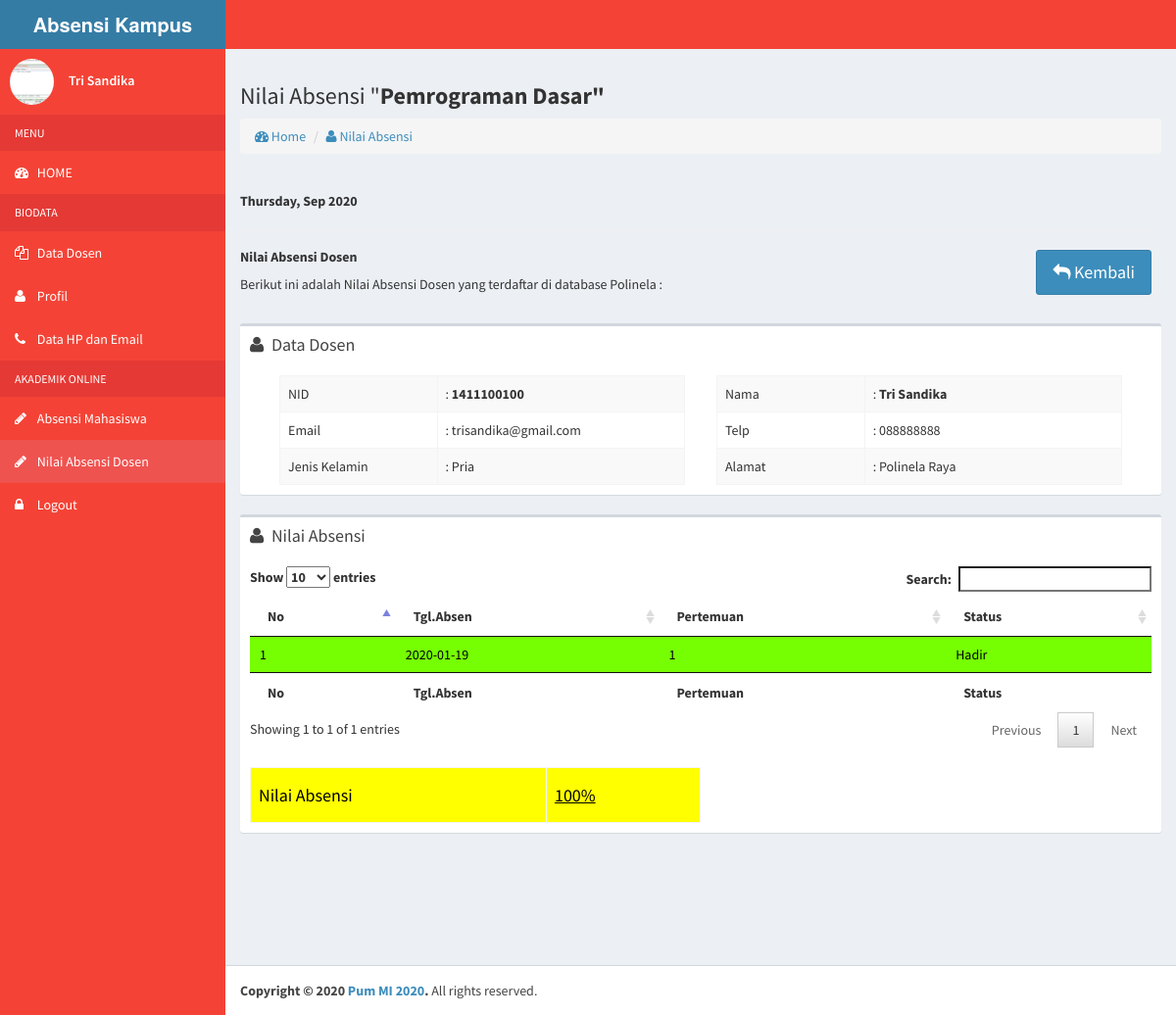
Screenshot of /dosen/index.php?page=17&&id_matkul=KM001 (signed in) with the database file from the repository.
### tables this page shows
CREATE TABLE `dosen` (
  `nid` char(10) NOT NULL DEFAULT '',
  `nm_dosen` varchar(50) NOT NULL DEFAULT '',
  `jk` varchar(6) NOT NULL,
  `alamat` text NOT NULL,
  `telp_dosen` varchar(12) NOT NULL DEFAULT '',
  `password` varchar(255) NOT NULL,
  `email` varchar(30) NOT NULL,
  `foto` varchar(100) NOT NULL
);

CREATE TABLE `matkul` (
  `id_matkul` char(5) NOT NULL DEFAULT '',
  `nm_matkul` varchar(50) NOT NULL DEFAULT '',
  `hari` varchar(20) NOT NULL DEFAULT '',
  `jam_mulai` time NOT NULL,
  `jam_selesai` time NOT NULL,
  `ruangan` varchar(20) NOT NULL DEFAULT '',
  `nid` char(10) NOT NULL DEFAULT ''
);

CREATE TABLE `absen_dosen` (
  `id_absendsn` int(11) NOT NULL,
  `tgl_absen` date NOT NULL DEFAULT '0000-00-00',
  `id_matkul` char(5) NOT NULL DEFAULT '',
  `jam_datang` time NOT NULL DEFAULT '00:00:00',
  `jam_plg` time NOT NULL DEFAULT '00:00:00',
  `status` varchar(20) NOT NULL DEFAULT '',
  `pertemuan` varchar(20) NOT NULL DEFAULT '',
  `judul` varchar(50) NOT NULL,
  `topik` varchar(100) NOT NULL
);

### dosen/include/nilai_absensi_dosen.php (the view, shortened to what this page needs)
<?php
$query = mysqli_query($conn,"SELECT * FROM matkul WHERE id_matkul='$id_matkul'");
if ($query) {
    $rows = mysqli_fetch_array($query);
}else echo mysqli_error($conn);
$query2 = mysqli_query($conn,"SELECT * FROM dosen WHERE nid='$nid'");
if ($query2) {
    $rows_m = mysqli_fetch_array($query2);
}else echo mysqli_error($conn);
?>
          <h3>
            Nilai Absensi "<b><?php echo $rows['nm_matkul']; ?>"</b>
          </h3>
          <ol class="breadcrumb">
            <li><a href="#"><i class="fa fa-dashboard"></i> Home</a></li>
            <li><a href="#"><i class="fa fa-user"></i> Nilai Absensi</a></li>
          </ol>
        <hr>
        <h5><b><?php echo date("l, M Y"); ?></b></h5>
        <hr>
        <a href="index.php?page=16" class="btn btn-primary btn-lg" style="margin-right:10px;float:right;"><i class="fa fa-reply"></i> Kembali</a>
        <h5><b>Nilai Absensi Dosen </b></h5>
        <p>Berikut ini adalah Nilai Absensi Dosen yang terdaftar di database Polinela :
        </p>
        <br>
<div class="box">
    <div class="box-header">
        <i class="fa fa-user"></i>
        <h3 class="box-title">Data Dosen</h3>
    </div>
    <div class="box-body">
        <table class="table table-bordered table-hover table-striped" style="width:45%;float:left;margin-left:30px;">
            <tr>
                <td>NID</td>
                <td>: <b><?php echo $rows_m['nid']; ?></b></td>
            </tr>
            <tr>
                <td>Email</td>
                <td>: <?php echo $rows_m['email']; ?></td>
            </tr>
            <tr>
                <td>Jenis Kelamin</td>
                <td>: <?php echo $rows_m['jk']; ?></td>
            </tr>
        </table>
        <table class="table table-bordered table-hover table-striped" style="width:45%;float:right;margin-right:30px;">
            <tr>
                <td>Nama</td>
                <td>: <b><?php echo $rows_m['nm_dosen']; ?></b></td>
            </tr>
            <tr>
                <td>Telp</td>
                <td>: <?php echo $rows_m['telp_dosen']; ?></td>
            </tr>
            <tr>
                <td>Alamat</td>
                <td>: <?php echo $rows_m['alamat']; ?></td>
            </tr>
        </table>
    </div>
</div>
<div class="box">
    <div class="box-header">
        <i class="fa fa-user"></i>
        <h3 class="box-title">Nilai Absensi</h3>
    </div>
    <div class="box-body">
        <table id="dosen" class="row-border" cellspacing="0" width="100%">
                <thead>
                    <tr>
                        <th>No</th>
                        <th>Tgl.Absen</th>
                        <th>Pertemuan</th>
                        <th>Status</th>
                    </tr>
                </thead>
                <tfoot>
                    <tr>
                        <th>No</th>
                        <th>Tgl.Absen</th>
                        <th>Pertemuan</th>
                        <th>Status</th>
                    </tr>
                </tfoot>
                <tbody>
                <?php
                $num1  = 0;
                $num2  = 0;
                $x     = 0;
                $query = mysqli_query($conn,"SELECT * FROM absen_dosen WHERE id_matkul='$id_matkul' ORDER BY pertemuan");
                if ($query) {
                    $no = 1;
                     $x     = mysqli_num_rows($query);
                    while ($rows = mysqli_fetch_array($query)) {
                         $color = "";
                         $font = "";
                        if ($rows['status'] == "Hadir" || $rows['status'] == "Ijin" || $rows['status'] == "Sakit" ) {
                            $color = "#76FF03";
                            $font = "black";
                            $num1++;
                        }else{
                            $color = "#F44336";
                            $font = "white";
                            $num2++;
                        }
                ?>
                    <tr style="background-color:<?php echo $color; ?>;color:<?php echo $font; ?>;">
                        <td><?php echo $no++; ?></td>
                        <td><?php echo $rows['tgl_absen']; ?></td>
                        <td><?php echo $rows['pertemuan']; ?></td>
                        <td><?php echo $rows['status']; ?></td>
                    </tr>
                <?php
                    }
                }else echo mysqli_error($conn);
                ?>
                </tbody>
            </table>
            <?php
            $nil = 0;
            if ($num1 != 0 || $x != 0) {
                $nil = ($num1/$x) * 100;
                $nil = $nil."%";
            }else $nil = "Belum ada absen";
            ?>
            <br>
            <table class="table table-bordered" style="width:50%;background-color:yellow;color:black;">
               <tr>
                    <th><h4>Nilai Absensi</h4></th>
                    <th><h4><u><?php echo $nil; ?></u></h4></th>
                </tr>
            </table>
    </div>
</div>

### dosen/index.php (shortened to what this page needs)
<?php
      include "../koneksi/koneksi.php";
      $nid = $_SESSION['dosen'];
      $query = mysqli_query($conn,"SELECT * FROM dosen where nid=$nid");
      if ($query) {
        $data = mysqli_fetch_array($query);
      }
                $active1 = "";
                $active2 = "";
                $active3 = "";
                $active4 = "";
                $active5 = "";
                $active6 = "";
                $includeVal = "";
                if (isset($_GET['page'])) {
                    $page = $_GET['page'];
                    switch ($page) {
                    case '17':
                      $includeVal = "include/nilai_absensi_dosen.php";
                      $id_matkul = $_GET['id_matkul'];
                      $active6 = "active";
                      break;
                  }
                }else{
                  $active1 = "active";
                  $includeVal = "include/home.php";
                }
?>
<!DOCTYPE html>
<html>
  <head>
    <link rel="stylesheet" href="../bootstrap/css/bootstrap.min.css">
    <link rel="stylesheet" href="../font/css/font-awesome.min.css">
    <link rel="stylesheet" href="https://code.ionicframework.com/ionicons/2.0.1/css/ionicons.min.css">
    <link rel="stylesheet" href="../dist/css/AdminLTE.min.css">
    <link rel="stylesheet" href="../dist/css/skins/_all-skins.min.css">
    <link rel="stylesheet" href="../plugins/datatables/jquery.dataTables.css">
    <link rel="stylesheet" href="../plugins/iCheck/flat/blue.css">
    <link rel="stylesheet" href="../plugins/morris/morris.css">
    <link rel="stylesheet" href="../plugins/jvectormap/jquery-jvectormap-1.2.2.css">
    <link rel="stylesheet" href="../plugins/datepicker/datepicker3.css">
    <link rel="stylesheet" href="../plugins/daterangepicker/daterangepicker-bs3.css">
    <link rel="stylesheet" href="../plugins/bootstrap-wysihtml5/bootstrap3-wysihtml5.min.css">
  </head>
  <body class="hold-transition skin-blue sidebar-mini">
    <div class="wrapper">
      <header class="main-header">
        <a href="index2.html" class="logo">
          <span class="logo-lg"><b>Absensi Kampus </b></span>
        </a>
        <nav class="navbar navbar-static-top" role="navigation">
        </nav>
      </header>
      <aside class="main-sidebar">
        <section class="sidebar">
          <div class="user-panel">
            <div class="pull-left image">
              <img src="<?php
            if ($data['foto']=='') {
              echo 'images/dp.png';
            }else{
              echo "images/$data[foto]";
            }
          ?>" class="img-circle" alt="$data['nm_dosen']">
            </div>
            <div class="pull-left info">
              <p><?php echo $data['nm_dosen']; ?></p>
            </div>
          </div>
          <ul class="sidebar-menu">
            <li class="header">MENU</li>
            <li class="<?php echo $active1; ?> treeview">
              <a href="index.php?page=1">
                <i class="fa fa-dashboard"></i> <span>HOME</span></i>
              </a>
            </li>
            <li class="header">BIODATA</li>
            <li class="<?php echo $active2; ?> treeview">
              <a href="index.php?page=2">
                <i class="fa fa-files-o"></i>
                <span>Data Dosen</span>
              </a>
            </li>
            <li class="<?php echo $active3; ?> treeview">
              <a href="index.php?page=3">
                <i class="fa fa-user"></i> <span>Profil</span>
              </a>
            </li>
            <li class="<?php echo $active4; ?> treeview">
              <a href="index.php?page=4">
                <i class="fa fa-phone"></i>
                <span>Data HP dan Email</span>
              </a>
            </li>
            <li class="header">AKADEMIK ONLINE</li>
            <li class="<?php echo $active5; ?> treeview">
              <a href="index.php?page=5">
                <i class="fa fa-pencil"></i> <span>Absensi Mahasiswa</span>
              </a>
            </li>
            <li class="<?php echo $active6; ?> treeview">
              <a href="index.php?page=16">
                <i class="fa fa-pencil"></i> <span>Nilai Absensi Dosen</span>
              </a>
            </li>
            <li class="treeview">
              <a href="logout.php">
                <i class="fa fa-lock"></i> <span>Logout</span>
              </a>
            </li>
          </ul>
        </section>
      </aside>
      <div class="content-wrapper">
        <section class="content">
          <div class="row">
            <section class="col-lg-12 connectedSortable">
              <?php
                include "$includeVal";
              ?>
            </section>
            <section class="col-lg-5 connectedSortable">
            </section>
          </div>
        </section>
      </div>
      <footer class="main-footer">
        <strong>Copyright &copy; 2020 <a href="polinela.ac.id">Pum MI 2020</a>.</strong> All rights reserved.
      </footer>
  </body>
</html>

### dosen/index.php (style rules this page uses)
.skin-blue .main-header .navbar { background-color: #F44336; }
.skin-blue .main-header .logo { background-color: #E53935; color: #fff; border-bottom: 0 solid transparent; }
.skin-blue .sidebar-menu>li:hover>a, .skin-blue .sidebar-menu>li.active>a { color: #fff; background: #EF5350; border-left-color: #3c8dbc; }
.skin-blue .wrapper, .skin-blue .main-sidebar, .skin-blue .left-side { background-color: #F44336; }
.skin-blue .sidebar a { color: #fff; }
.skin-blue .sidebar-menu>li.header { color: #fff; background: #E53935; }
.skin-blue .sidebar-menu>li>a { border-left: 0px solid transparent; }
.user-panel>.info { padding-top: 15px; }

### rows the page displays
dosen: foto (picture), nm_dosen "Tri Sandika", nid "1411100100", email "trisandika@gmail.com", jk "Pria", telp_dosen "088888888", alamat "Polinela Raya"
matkul: nm_matkul "Pemrograman Dasar"
absen_dosen: tgl_absen "2020-01-19", pertemuan "1", status "Hadir"

### other values shown
$nil "100%"
